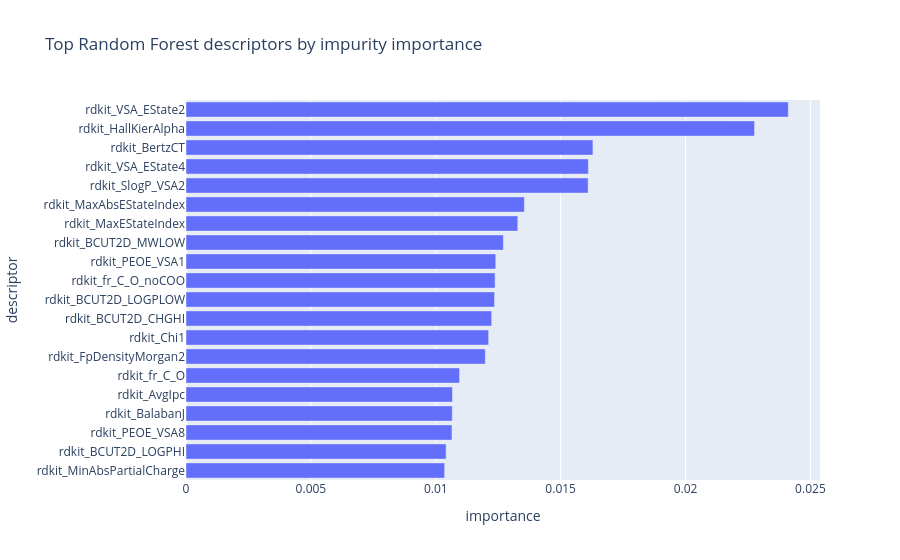

Notebook code for this chart:
### Code cell
impurity_importance = pd.Series(
    rf_model.feature_importances_, index=feature_cols, name="importance"
).sort_values(ascending=False)

importance_plot_df = (
    impurity_importance.head(20)
    .sort_values()
    .rename("importance")
    .reset_index()
    .rename(columns={"index": "descriptor"})
)
importance_fig = px.bar(
    importance_plot_df, x="importance", y="descriptor",
    orientation="h", title="Top Random Forest descriptors by impurity importance",
)
importance_fig.show()

### Figure 1 — Plotly figure (JSON) as saved in the notebook; plotly's stock layout.template omitted (floating-point values rounded to 4 significant figures)
{"data": [{"hovertemplate": "importance=%{x}<br>descriptor=%{y}<extra></extra>", "legendgroup": "", "marker": {"color": "#636efa", "pattern": {"shape": ""}}, "name": "", "orientation": "h", "showlegend": false, "textposition": "auto", "type": "bar", "x": [0.01036, 0.01041, 0.01065, 0.01066, 0.01067, 0.01095, 0.01198, 0.01212, 0.01224, 0.01235, 0.01237, 0.0124, 0.01271, 0.01328, 0.01355, 0.0161, 0.01611, 0.01629, 0.02276, 0.02411], "xaxis": "x", "y": ["rdkit_MinAbsPartialCharge", "rdkit_BCUT2D_LOGPHI", "rdkit_PEOE_VSA8", "rdkit_BalabanJ", "rdkit_AvgIpc", "rdkit_fr_C_O", "rdkit_FpDensityMorgan2", "rdkit_Chi1", "rdkit_BCUT2D_CHGHI", "rdkit_BCUT2D_LOGPLOW", "rdkit_fr_C_O_noCOO", "rdkit_PEOE_VSA1", "rdkit_BCUT2D_MWLOW", "rdkit_MaxEStateIndex", "rdkit_MaxAbsEStateIndex", "rdkit_SlogP_VSA2", "rdkit_VSA_EState4", "rdkit_BertzCT", "rdkit_HallKierAlpha", "rdkit_VSA_EState2"], "yaxis": "y"}], "layout": {"barmode": "relative", "legend": {"tracegroupgap": 0}, "title": {"text": "Top Random Forest descriptors by impurity importance"}, "xaxis": {"anchor": "y", "domain": [0, 1], "title": {"text": "importance"}}, "yaxis": {"anchor": "x", "domain": [0, 1], "title": {"text": "descriptor"}}}}
